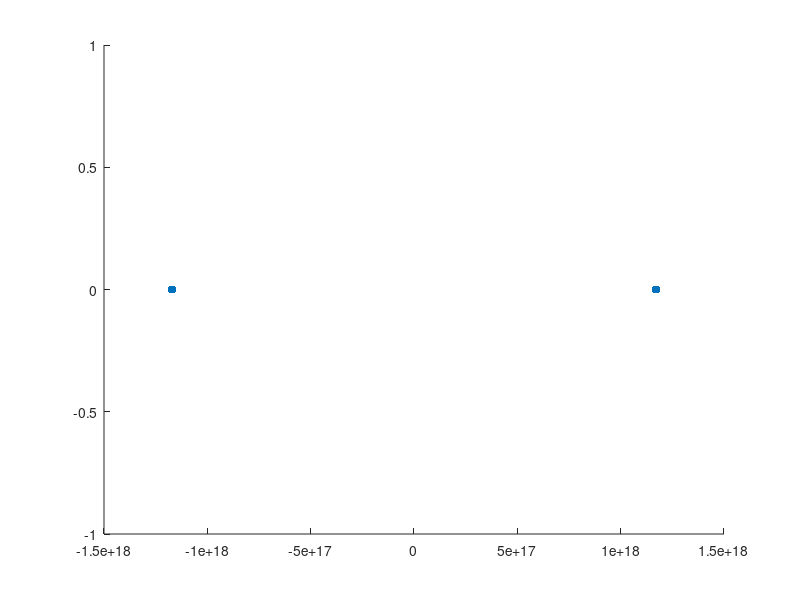

The MATLAB source for this figure:
% 4 particles to start with, first col is position, second ol is velocity
particle_spawn = transpose(linspace(0, 10, 2));
particle_spawn(:,2) = rand(2, 1);
k = 0.5;
rest_spring = 10;

for i = 0:20
    for j = 1:length(particle_spawn);
        if j == 1
            distance = abs(particle_spawn(j, 1) - particle_spawn(j + 1 , 1));
            if distance < rest_spring
                acceleration(j) = -k * (rest_spring - distance)^2;
            else
                acceleration(j) = k * (rest_spring - distance)^2;
            end
        elseif j == length(particle_spawn)
            distance = abs(particle_spawn(j, 1) - particle_spawn(j - 1, 1));
            if distance < rest_spring
                acceleration(j) = k * (rest_spring - distance)^2;
            else
                acceleration(j) = -k * (rest_spring - distance)^2;
            end
        else
            distance1 = abs(particle_spawn(j, 1) - particle_spawn(j + 1 , 1));
            if distance1 < rest_spring
                acceleration1 = -k * (rest_spring - distance1)^2;
            else
                acceleration1 = k * (rest_spring - distance1)^2;
            end
            distance2 = abs(particle_spawn(j, 1) - particle_spawn(j - 1 , 1));
            if distance2 < rest_spring
                acceleration2 = k * (rest_spring - distance2)^2;
            else
                acceleration2 = -k * (rest_spring - distance2)^2;
            end
            acceleration(j) = acceleration1 + acceleration2;
        end
    end
    particle_spawn(:,1) = particle_spawn(:,1) + particle_spawn(:,2);
    particle_spawn(:,2) = particle_spawn(:,2) + transpose(acceleration);
    %particle_spawn(:,2) = particle_spawn(:,2) + transpose(acceleration);
    particle_spawn
    clf
    hold on
    scatter(particle_spawn(:,1), 0.*particle_spawn(:,1), 'ob', 'filled')
    pause(1)
    drawnow
end
